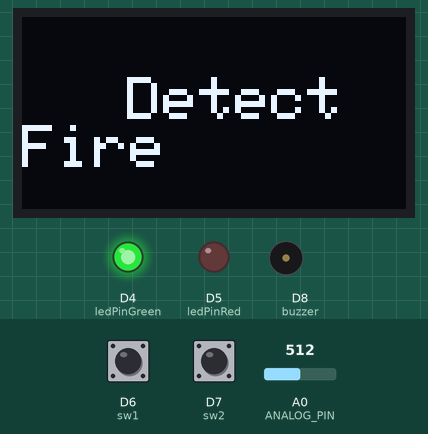
A sketch run on a simulated ESP8266 (NodeMCU). Parts: 128×64 one-colour display, output pins drawn as LEDs (lit = HIGH), buzzer (waves = sounding). Dashed ring = blinking. Inputs (shaded band) come from the test bench; at power-on: D6 (sw1) HIGH, A0 (ANALOG_PIN) = 512, D7 (sw2) HIGH. WiFi joins after 1.5 s; servers stay silent unless stated; what the sketch prints to the serial monitor is not drawn.

Above: at 2.7 s.
2.8 s: D6 (sw1) pulled LOW for 0.7 s
At 3.6 s:
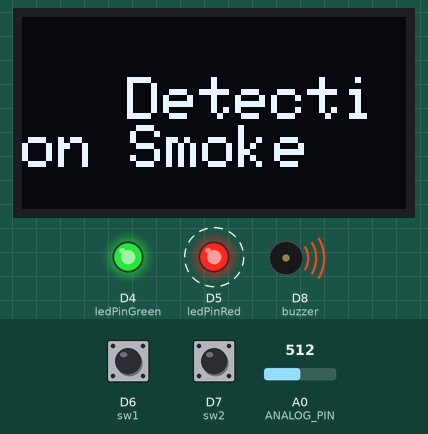
5.3 s: A0 (ANALOG_PIN) set to 72
6.8 s: A0 (ANALOG_PIN) set to 60
At 7.6 s:
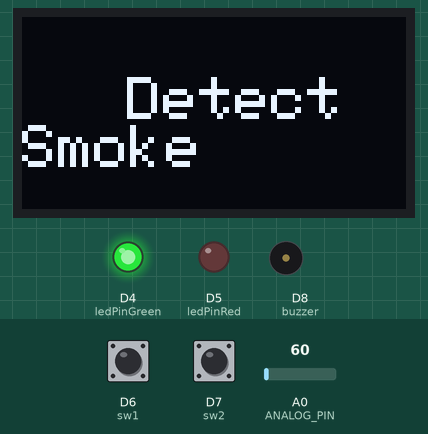
10.0 s: A0 (ANALOG_PIN) set to 122
At 10.5 s:
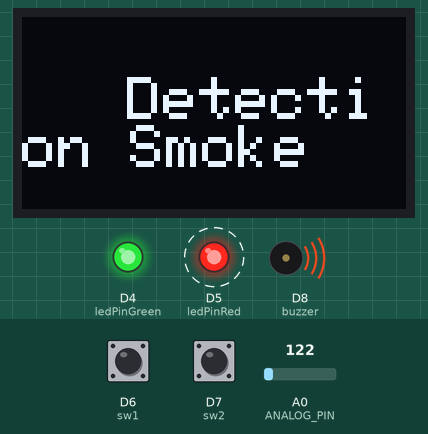
12.7 s: A0 (ANALOG_PIN) set to 50
At 13.3 s:
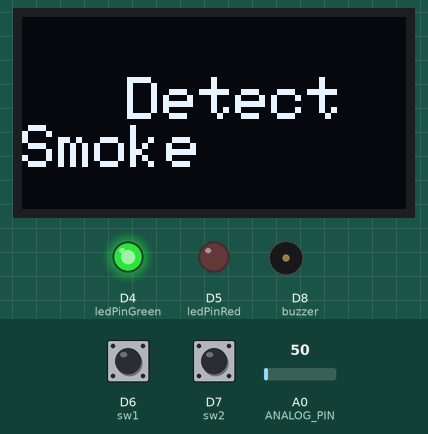
15.5 s: D7 (sw2) pulled LOW for 0.7 s
At 16.2 s:
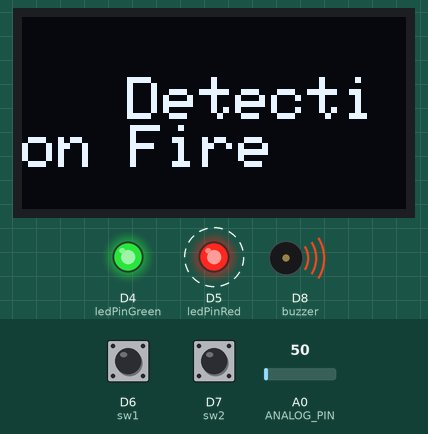
Timing chart, 0 to 20.0 s (numbered marks = the images above; inputs shaded):
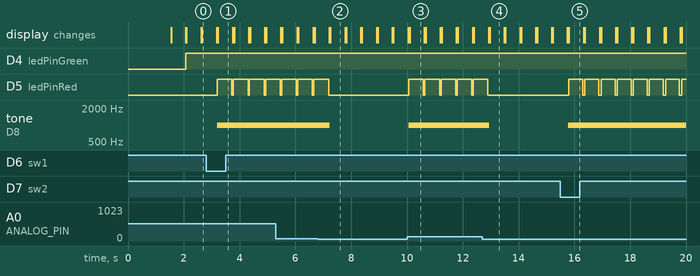

The sketch:

FinalEm.ino
```cpp
#include <ESP8266WiFi.h>
#include <Wire.h>// Include main library
const char* ssid     = "YoDeV";    // Set your SSID
const char* password = "0867454630";  // Set your password
const char* thing = "Nattaphon";   // Set Thing name
const char* host = "dweet.io";
// -----------------
#include <stdio.h>
#include <Adafruit_GFX.h>
#include <Adafruit_SSD1306.h>
#define ANALOG_PIN A0
#define OLED_RESET -1
#define OLED_ADDR   0x3C
Adafruit_SSD1306 OLED(OLED_RESET);

// -----------------
int sensorValue;
// -----------------
const int ledPinGreen = D4;
const int ledPinRed = D5;
// -----------------
int analogPin = 0;
int Value = 0;
float volt;
float rs;
// -----------------
const int buzzer = D8;
// -----------------
String result;
int count =0;
const int sw1 = D6;
const int sw2 = D7;
int st_sw1 = 0;
int st_sw2 = 0;
int toggle = 0;

// -----------------

void setup()
{
  Serial.begin(9600);      // sets the serial port to 9600
  delay(10);
  Serial.println();
  Serial.println();
  Serial.print("Connecting to ");
  Serial.println(ssid);
  WiFi.begin(ssid, password);
  while (WiFi.status() != WL_CONNECTED)
  {
    delay(500);
    Serial.print(".");                // Print WiFi status
  }
  // -----------------
  pinMode(sw1, INPUT);
  pinMode(sw2, INPUT);
  // -----------------
  Wire.begin();
  OLED.begin(SSD1306_SWITCHCAPVCC, OLED_ADDR);
  Serial.println("WiFi connected");   // Print connect status
  Serial.println("IP address: ");
  Serial.println(WiFi.localIP());     // Print IP address
  pinMode(ledPinGreen, OUTPUT);
  pinMode(ledPinRed, OUTPUT);
}
void text (String result){
  OLED.clearDisplay();
  OLED.setTextColor(WHITE);
  OLED.setCursor(35, 20);
  OLED.setTextSize(2);
  OLED.print(result);
  OLED.display();
}
void loop()
{


  delay(300);
  ++count;                            // Count value
  WiFiClient client;
  const int httpPort = 80;            // Set HTTP port
  if (!client.connect(host, httpPort))// Test connection
  {
    Serial.println("connection failed"); // Print connection fail message
    digitalWrite(ledPinGreen, 0);
    return;
  }
  else{
    Serial.println(toggle);
    digitalWrite(ledPinRed, 0);
    text("Ready");
    digitalWrite(ledPinGreen, 1);
    st_sw1 = digitalRead(sw1);
    st_sw2 = digitalRead(sw2);
    if(st_sw1 == 0) {
    toggle = not(toggle);
    }
    if(st_sw2 == 0){
      toggle = 0;
    }
    if(toggle == 1) {
      text("Detect Smoke");
      float smoke = MQ5();
      String url =  String("/dweet/for/") + thing + "?"; // Set message
      url += "count=";
      url += count;
      url += "&smoke=";
      url += smoke;
      client.print(String("GET ") + url + " HTTP/1.1\r\n" +
                   "Host: " + host + "\r\n" +
                   "Connection: keep-alive\r\n" +
                   "Cache-Control: max-age=0\r\n\r\n");
      Serial.println("URL : ");
      Serial.println(url);
    }if(toggle == 0){
      text("Detect Fire");
      float fire = infared();
      String url =  String("/dweet/for/") + thing + "?"; // Set message
      url += "count=";
      url += count;
      url += "&fire=";
      url += fire;
      client.print(String("GET ") + url + " HTTP/1.1\r\n" +
                   "Host: " + host + "\r\n" +
                   "Connection: keep-alive\r\n" +
                   "Cache-Control: max-age=0\r\n\r\n");
      Serial.println("URL : ");
      Serial.println(url);
    }
  }
}
 float MQ5(){
      Value = analogRead(analogPin);

      volt = Value*(5.00/1024);

      rs=(100-(20.00*volt))/volt;

      Serial.print("volt : ");

      Serial.print(volt);

      Serial.print("\t  RS=");

      Serial.println(rs);
      if(rs<300.0){
        tone(buzzer, 1000);
        digitalWrite(ledPinRed, 1);
        text("Detection Smoke");
        return rs;
      }else{
        digitalWrite(ledPinRed, 0);
        noTone(buzzer);
        return rs;
      }
 }
 float infared(){
    sensorValue = analogRead(0);       // read analog input pin 0
    Serial.println(sensorValue);  // prints the value read
    if(sensorValue<60){
      tone(buzzer, 1000);
      text("Detection Fire");
      digitalWrite(ledPinRed, 1);
      return sensorValue;
    }else{
      digitalWrite(ledPinRed, 0);
      noTone(buzzer);
      return sensorValue;
    }
 }
// ไฟ 60  rs 20
```

Measured:
- the behaviour switches between 65 and 64 on A0 (ANALOG_PIN) (found by bisection; images 1 and 2)
- after the input at 2.8 s, D5 (ledPinRed): alternates HIGH for 0.53 s and LOW for 0.05 s, starting after 0.40 s; tone on D8 (buzzer): silent → 1000 Hz after 0.40 s; the display: first differs from a run without the input after 0.42 s (image 1)
- after the input at 6.8 s, D5 (ledPinRed): goes on until 7.2 s, then stays LOW; tone on D8 (buzzer): 1000 Hz → silent after 0.44 s; the display: first differs from a run without the input after 0.45 s (image 2)
- after the input at 10.0 s, D5 (ledPinRed): alternates HIGH for 0.53 s and LOW for 0.05 s, starting after 0.06 s; tone on D8 (buzzer): silent → 1000 Hz after 0.06 s; the display: first differs from a run without the input after 0.09 s (image 3)
- after the input at 12.7 s, D5 (ledPinRed): goes on until 12.9 s, then stays LOW; tone on D8 (buzzer): 1000 Hz → silent after 0.25 s; the display: first differs from a run without the input after 0.27 s (image 4)
- after the input at 15.5 s, D5 (ledPinRed): alternates HIGH for 0.50 s and LOW for 0.08 s, starting after 0.30 s; tone on D8 (buzzer): silent → 1000 Hz after 0.28 s; the display: first differs from a run without the input after 0.30 s (image 5)
- what the display in image 2 shows lasts 0.5 s, from 7.3 s to 7.8 s
